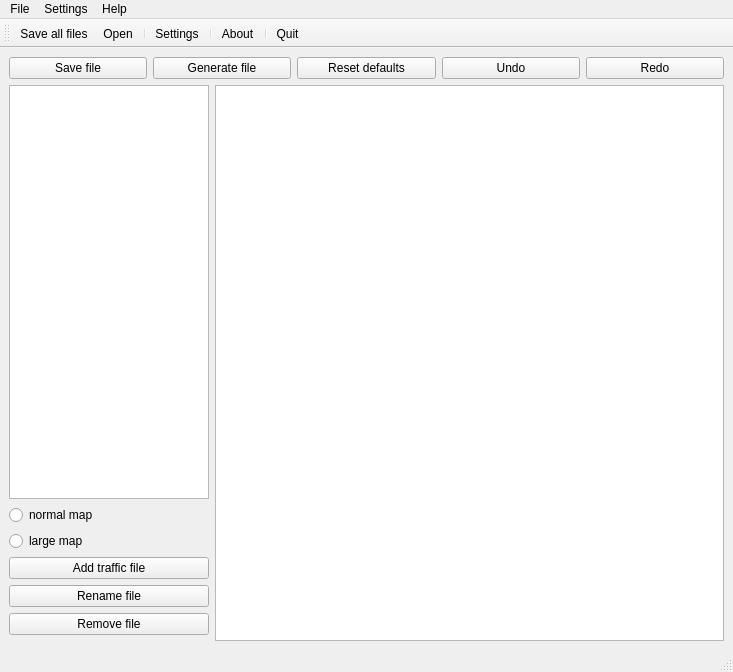
<?xml version="1.0" encoding="UTF-8"?>
<ui version="4.0">
 <class>ParametersWindow</class>
 <widget class="QMainWindow" name="ParametersWindow">
  <property name="geometry">
   <rect>
    <x>0</x>
    <y>0</y>
    <width>733</width>
    <height>672</height>
   </rect>
  </property>
  <property name="minimumSize">
   <size>
    <width>650</width>
    <height>540</height>
   </size>
  </property>
  <property name="windowTitle">
   <string>MainWindow</string>
  </property>
  <widget class="QWidget" name="centralwidget">
   <layout class="QGridLayout" name="gridLayout_3">
    <item row="0" column="0">
     <layout class="QGridLayout" name="gridLayout_2">
      <item row="0" column="2">
       <widget class="QPushButton" name="pushButton_7">
        <property name="text">
         <string>Reset defaults</string>
        </property>
       </widget>
      </item>
      <item row="0" column="3">
       <widget class="QPushButton" name="pushButton_8">
        <property name="text">
         <string>Undo</string>
        </property>
       </widget>
      </item>
      <item row="0" column="1">
       <widget class="QPushButton" name="pushButton_6">
        <property name="text">
         <string>Generate file</string>
        </property>
       </widget>
      </item>
      <item row="1" column="0" colspan="5">
       <layout class="QGridLayout" name="gridLayout">
        <item row="0" column="0">
         <widget class="QListWidget" name="listWidget">
          <property name="maximumSize">
           <size>
            <width>200</width>
            <height>16777215</height>
           </size>
          </property>
         </widget>
        </item>
        <item row="0" column="1" rowspan="7">
         <widget class="QTextEdit" name="textEdit">
          <property name="focusPolicy">
           <enum>Qt::StrongFocus</enum>
          </property>
          <property name="readOnly">
           <bool>true</bool>
          </property>
         </widget>
        </item>
        <item row="3" column="0">
         <widget class="QPushButton" name="pushButton_2">
          <property name="maximumSize">
           <size>
            <width>200</width>
            <height>16777215</height>
           </size>
          </property>
          <property name="text">
           <string>Add traffic file</string>
          </property>
         </widget>
        </item>
        <item row="4" column="0">
         <widget class="QPushButton" name="pushButton_4">
          <property name="maximumSize">
           <size>
            <width>200</width>
            <height>16777215</height>
           </size>
          </property>
          <property name="text">
           <string>Rename file</string>
          </property>
         </widget>
        </item>
        <item row="5" column="0">
         <widget class="QPushButton" name="pushButton_3">
          <property name="maximumSize">
           <size>
            <width>200</width>
            <height>16777215</height>
           </size>
          </property>
          <property name="text">
           <string>Remove file</string>
          </property>
         </widget>
        </item>
        <item row="2" column="0">
         <widget class="QRadioButton" name="radioButton_largeMap">
          <property name="text">
           <string>large map</string>
          </property>
         </widget>
        </item>
        <item row="1" column="0">
         <widget class="QRadioButton" name="radioButton_normalMap">
          <property name="text">
           <string>normal map</string>
          </property>
         </widget>
        </item>
       </layout>
      </item>
      <item row="0" column="4">
       <widget class="QPushButton" name="pushButton_9">
        <property name="text">
         <string>Redo</string>
        </property>
       </widget>
      </item>
      <item row="0" column="0">
       <widget class="QPushButton" name="pushButton_5">
        <property name="text">
         <string>Save file</string>
        </property>
       </widget>
      </item>
     </layout>
    </item>
   </layout>
  </widget>
  <widget class="QMenuBar" name="menubar">
   <property name="geometry">
    <rect>
     <x>0</x>
     <y>0</y>
     <width>733</width>
     <height>21</height>
    </rect>
   </property>
   <widget class="QMenu" name="menuFile">
    <property name="title">
     <string>File</string>
    </property>
    <addaction name="actionNew"/>
    <addaction name="actionOpen"/>
    <addaction name="actionSave"/>
    <addaction name="actionSave_As"/>
    <addaction name="separator"/>
    <addaction name="actionQuit"/>
   </widget>
   <widget class="QMenu" name="menuSetting">
    <property name="title">
     <string>Settings</string>
    </property>
    <addaction name="actionPath"/>
   </widget>
   <widget class="QMenu" name="menuHelp">
    <property name="title">
     <string>Help</string>
    </property>
    <addaction name="actionAbout"/>
   </widget>
   <addaction name="menuFile"/>
   <addaction name="menuSetting"/>
   <addaction name="menuHelp"/>
  </widget>
  <widget class="QStatusBar" name="statusbar"/>
  <widget class="QToolBar" name="toolBar">
   <property name="windowTitle">
    <string>toolBar</string>
   </property>
   <attribute name="toolBarArea">
    <enum>TopToolBarArea</enum>
   </attribute>
   <attribute name="toolBarBreak">
    <bool>false</bool>
   </attribute>
   <addaction name="actionSave"/>
   <addaction name="actionOpen"/>
   <addaction name="separator"/>
   <addaction name="actionPath"/>
   <addaction name="separator"/>
   <addaction name="actionAbout"/>
   <addaction name="separator"/>
   <addaction name="actionQuit"/>
  </widget>
  <action name="actionNew">
   <property name="icon">
    <iconset resource="../Resource.qrc">
     <normaloff>:/Images/new.png</normaloff>:/Images/new.png</iconset>
   </property>
   <property name="text">
    <string>New</string>
   </property>
  </action>
  <action name="actionOpen">
   <property name="icon">
    <iconset resource="../Resource.qrc">
     <normaloff>:/Images/open.png</normaloff>:/Images/open.png</iconset>
   </property>
   <property name="text">
    <string>Open</string>
   </property>
   <property name="toolTip">
    <string>Open project</string>
   </property>
  </action>
  <action name="actionSave">
   <property name="icon">
    <iconset resource="../Resource.qrc">
     <normaloff>:/Images/save.png</normaloff>:/Images/save.png</iconset>
   </property>
   <property name="text">
    <string>Save all files</string>
   </property>
  </action>
  <action name="actionLoad">
   <property name="icon">
    <iconset resource="../Resource.qrc">
     <normaloff>:/Images/import.png</normaloff>:/Images/import.png</iconset>
   </property>
   <property name="text">
    <string>Load</string>
   </property>
  </action>
  <action name="actionPath">
   <property name="icon">
    <iconset resource="../Resource.qrc">
     <normaloff>:/Images/settings.png</normaloff>:/Images/settings.png</iconset>
   </property>
   <property name="text">
    <string>Settings</string>
   </property>
  </action>
  <action name="actionAbout">
   <property name="icon">
    <iconset resource="../Resource.qrc">
     <normaloff>:/Images/about.png</normaloff>:/Images/about.png</iconset>
   </property>
   <property name="text">
    <string>About</string>
   </property>
  </action>
  <action name="actionQuit">
   <property name="icon">
    <iconset resource="../Resource.qrc">
     <normaloff>:/Images/quit.png</normaloff>:/Images/quit.png</iconset>
   </property>
   <property name="text">
    <string>Quit</string>
   </property>
  </action>
  <action name="actionSave_As">
   <property name="icon">
    <iconset resource="../Resource.qrc">
     <normaloff>:/Images/SaveAs.png</normaloff>:/Images/SaveAs.png</iconset>
   </property>
   <property name="text">
    <string>Save As</string>
   </property>
  </action>
 </widget>
 <resources>
  <include location="../Resource.qrc"/>
 </resources>
 <connections/>
</ui>
